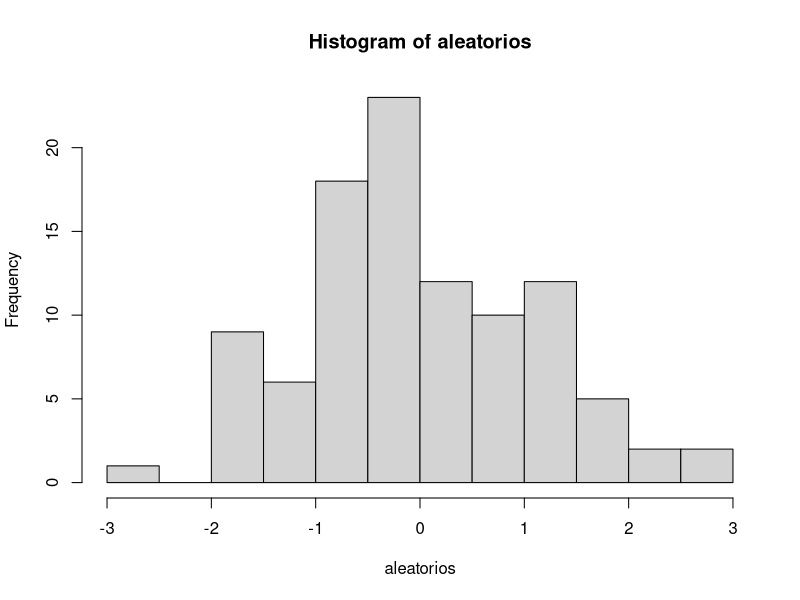
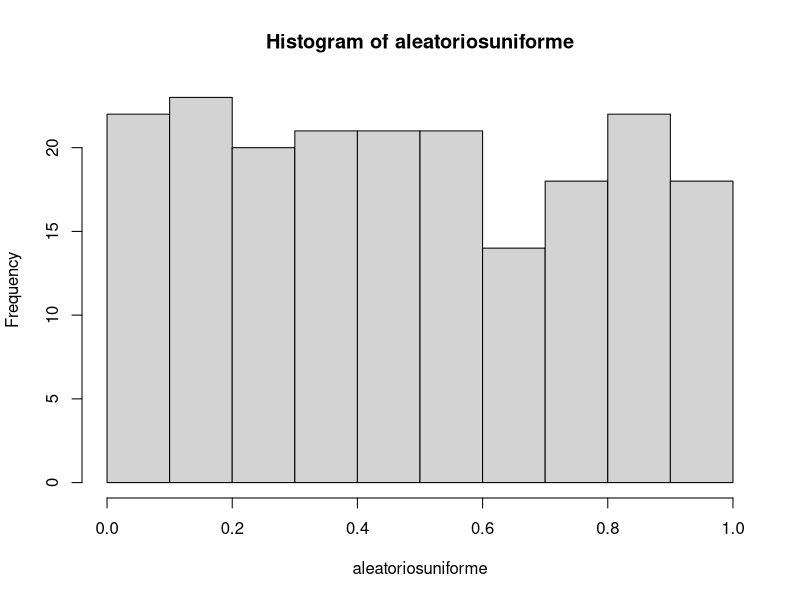

Recreate these plots in R, in order.
print("repositorio uno")
aleatorios<-rnorm(100)
hist(aleatorios)

aleatoriosuniforme<-runif(200)
hist(aleatoriosuniforme)
